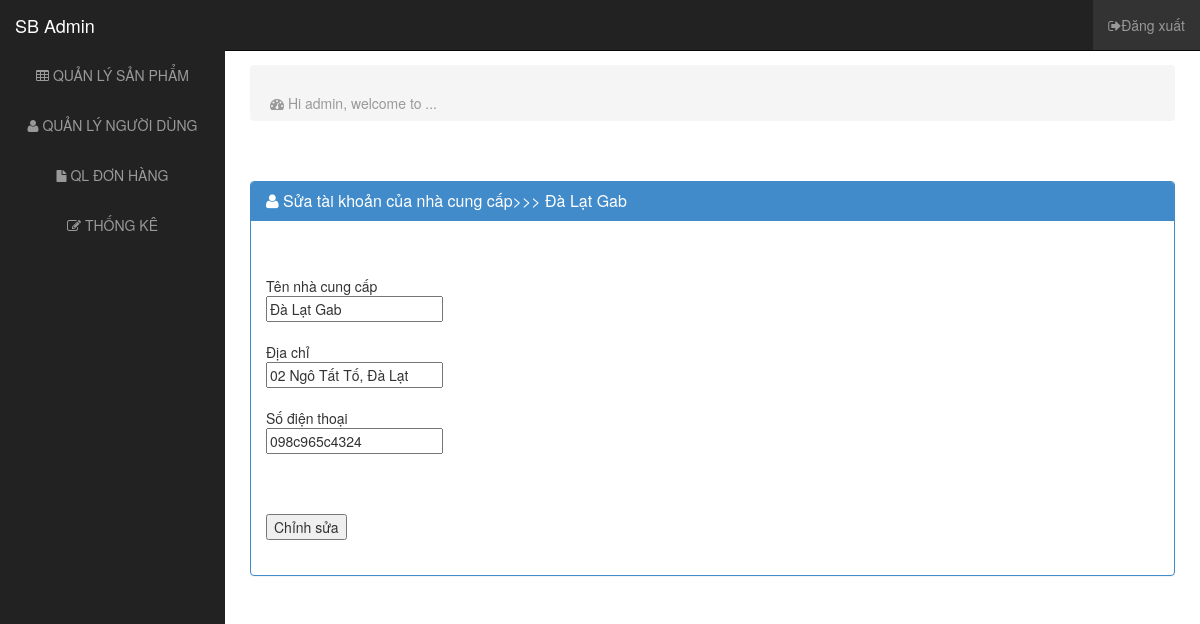
Page /admin/edit_ncc.php?nhacungcap_id=2 on the committed database.
### tables this page shows
CREATE TABLE `nhacungcap` (
  `nhacungcap_id` int(11) NOT NULL,
  `nhacungcap_ten` varchar(50) NOT NULL,
  `nhacungcap_diachi` varchar(50) NOT NULL,
  `nhacungcap_sdt` varchar(50) NOT NULL
);

### admin/edit_ncc.php (the view, shortened to what this page needs)
<!DOCTYPE html>
<html lang="en">
<head>
  <link href="../css/css/bootstrap.css" rel="stylesheet">
  <link href="../css/css/sb-admin.css" rel="stylesheet">
  <link rel="stylesheet" href="../css/font-awesome/css/font-awesome.min.css">
  <link rel="stylesheet" href="http://cdn.oesmith.co.uk/morris-0.4.3.min.css">
</head>
<body>
  <?php
    require("./admin_header.php");
?>
  <div id="wrapper">
    <div id="page-wrapper">
      <div class="row">
        <div class="col-lg-12">
          <ol class="breadcrumb">
            <li class="active"><i class="fa fa-dashboard"></i> Hi admin, welcome to ...</li>
          </ol>
        </div>
      </div>
      <br>
      <br>
      <div class="row">
        <?php
        require '../config.php';
        $error=false;
        if(isset($_GET['action']) && $_GET['action'] == "edit"){
          if(isset($_POST['nhacungcap_id']) && !empty($_POST['nhacungcap_id']) &&  isset($_POST['nhacungcap_ten']) && !empty($_POST['nhacungcap_ten'])&&  isset($_POST['nhacungcap_diachi']) && !empty($_POST['nhacungcap_diachi']) &&  isset($_POST['nhacungcap_sdt']) && !empty($_POST['nhacungcap_sdt'])){
            $result= mysqli_query($conn,"UPDATE `nhacungcap` SET `nhacungcap_ten` = '".$_POST['nhacungcap_ten']."', `nhacungcap_diachi`= '".$_POST['nhacungcap_diachi']."', `nhacungcap_sdt`= '".$_POST['nhacungcap_sdt']."' WHERE `nhacungcap`.`nhacungcap_id`=".$_POST['nhacungcap_id'].";");
            if(!$result){
              $error =" Không thể cập nhật tài khoản";
            }
            mysqli_close($conn);
            if($error !== false){
          ?>
        <div>
          <h1> Thông báo</h1>
          <h4>
            <?= $error ?>
          </h4>
          <a href="./admin_ncc.php">Danh sách nhà cung cấp</a>
        </div>
        <?php } else { ?>
        <div>
          <h3>
            <?= ($error != false) ? $error: "Sửa thành công nhà cung cấp"?>
          </h3>
          <a href="./admin_ncc.php"> >>Quay lại danh sách nhà cung cấp</a>
        </div>
        <?php }?>
        <?php } else { ?>
        <div>
          <h1> Vui lòng nhập đủ thông tin để sửa tài khoản</h1>
          <a href="./edit_ncc.php?nhacungcap_id=<?=$_POST['nhacungcap_id']?>"> Quay lại sửa nhà cung cấp</a>
        </div>
        <?php }
        }else{
              $result= mysqli_query($conn,"SELECT * FROM nhacungcap WHERE `nhacungcap_id`=".$_GET['nhacungcap_id']);
              $nhacungcap=$result->fetch_assoc();
              if(!empty($nhacungcap)){
              ?>
        <div class="col-lg-12">
          <div class="panel panel-primary">
            <div class="panel-heading">
              <h3 class="panel-title"><i class="fa fa-user"></i> Sửa tài khoản của nhà cung cấp>>>
                <?= $nhacungcap['nhacungcap_ten']?>
              </h3>
            </div>
            <div class="panel-body">
              <div class="table-responsive">
                <table class="table table-bordered table-hover table-striped tablesorter">
                  <form action="./edit_ncc.php?action=edit" method="post">
                    <input type="hidden" name="nhacungcap_id" value="<?= $nhacungcap['nhacungcap_id']?>"> <br>
                    <br>Tên nhà cung cấp<br> <input type="text" name="nhacungcap_ten"
                      value="<?= $nhacungcap['nhacungcap_ten']?>"><br>
                    <br> Địa chỉ<br> <input type="text" name="nhacungcap_diachi"
                      value="<?= $nhacungcap['nhacungcap_diachi']?>"><br>
                    <br>Số điện thoại<br> <input type="text" name="nhacungcap_sdt"
                      value="<?= $nhacungcap['nhacungcap_sdt']?>"><br>
                    <br>
                    <br><br> <input type="submit" value="Chỉnh sửa">
                  </form>
                </table>
              </div>
            </div>
          </div>
        </div>
        <?php } }?>
      </div>
    </div>
  </div>
</body>
</html>

### css/css/sb-admin.css (style rules this page uses)
body { margin-top: 50px; }
#wrapper { padding-left: 0; }
#page-wrapper { width: 100%; padding: 5px 15px; }
@media (min-width:768px) { #wrapper { padding-left: 225px; } }
@media (min-width:768px) { #page-wrapper { padding: 15px 25px; } }

### css/css_admin/css/sb-admin.css (style rules this page uses)
body { margin-top: 50px; }
#wrapper { padding-left: 0; }
#page-wrapper { width: 100%; padding: 5px 15px; }
@media (min-width:768px) { #wrapper { padding-left: 225px; } }
@media (min-width:768px) { #page-wrapper { padding: 15px 25px; } }

### admin/admin_header.php (style rules this page uses)
li { float: left; }

### rows in the picture
nhacungcap: nhacungcap_ten "Đà Lạt Gab", nhacungcap_diachi "02 Ngô Tất Tố, Đà Lạt", nhacungcap_sdt "098c965c4324"
